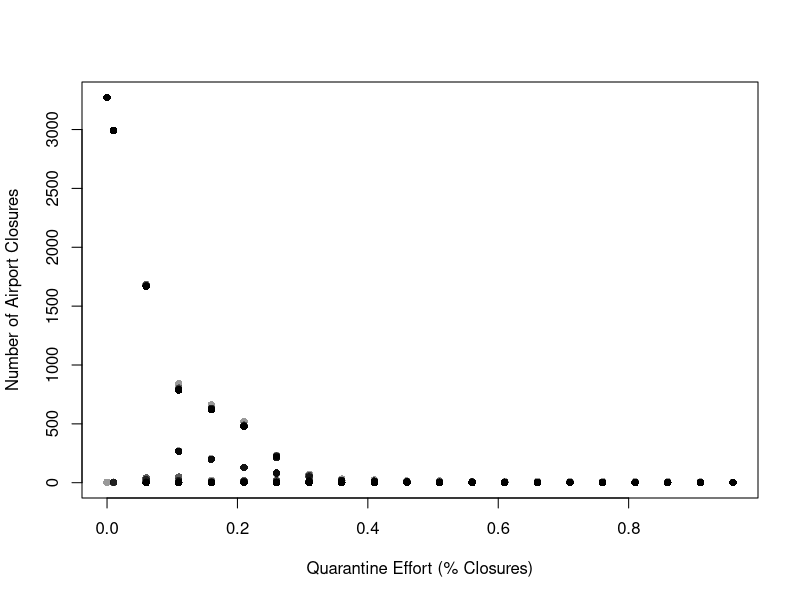

Reproduce this figure in R. (Note: this script raises an error after producing the figure.)
# Purpose: Visualize the data for random vaccination efforts, and be able to output the variance,
# median, mean, and eventually build an ANOVA. All data to be sorted by vaccination effort.
# I: csv Data sets
# O: Graphics, Look-up Matrix, and Stats.

library(scales)

# Attach Data
main.data = read.csv("betweenness.table.csv")

# Add in points.
plot(main.data[,1],main.data[,2],
     col = alpha("black",0.4), pch = 16,
     ylab = "Number of Airport Closures",
     xlab = "Quarantine Effort (% Closures)"
     )
for (i in 1:(ncol(main.data) - 1)){
  points(main.data[,1], main.data[,i + 1],
         col = alpha("black",0.4), pch = 16
         )
}

median.matrix <- main.data[,-1]
median.matrix <- t(median.matrix)
med.vals <- F
mean.vals <- F
for (i in 1:(ncol(median.matrix))){
  med.vals[i-1] <- median(median.matrix[,i])
  mean.vals[i-1] <- mean(median.matrix[,i])
}

med.vals[101] <- 0
mean.vals[101] <- 0

lines(main.data[,1],mean.vals, col = "red", lwd = 1.5)
lines(main.data[,1],med.vals, col = "blue", lwd = 1.5)

legend("right", c("Mean", "Median"), col = c("red", "blue"),
       lty = 1, lwd = 1.5
       )

boxplot(t(main.data))

lines(1:nrow(main.data),mean.vals, col = "red", lwd = 1.5)
lines(1:nrow(main.data),med.vals, col = "blue", lwd = 1.5)

legend("right", c("Mean", "Median"), col = c("red", "blue"),
       lty = 1, lwd = 1.5
)

